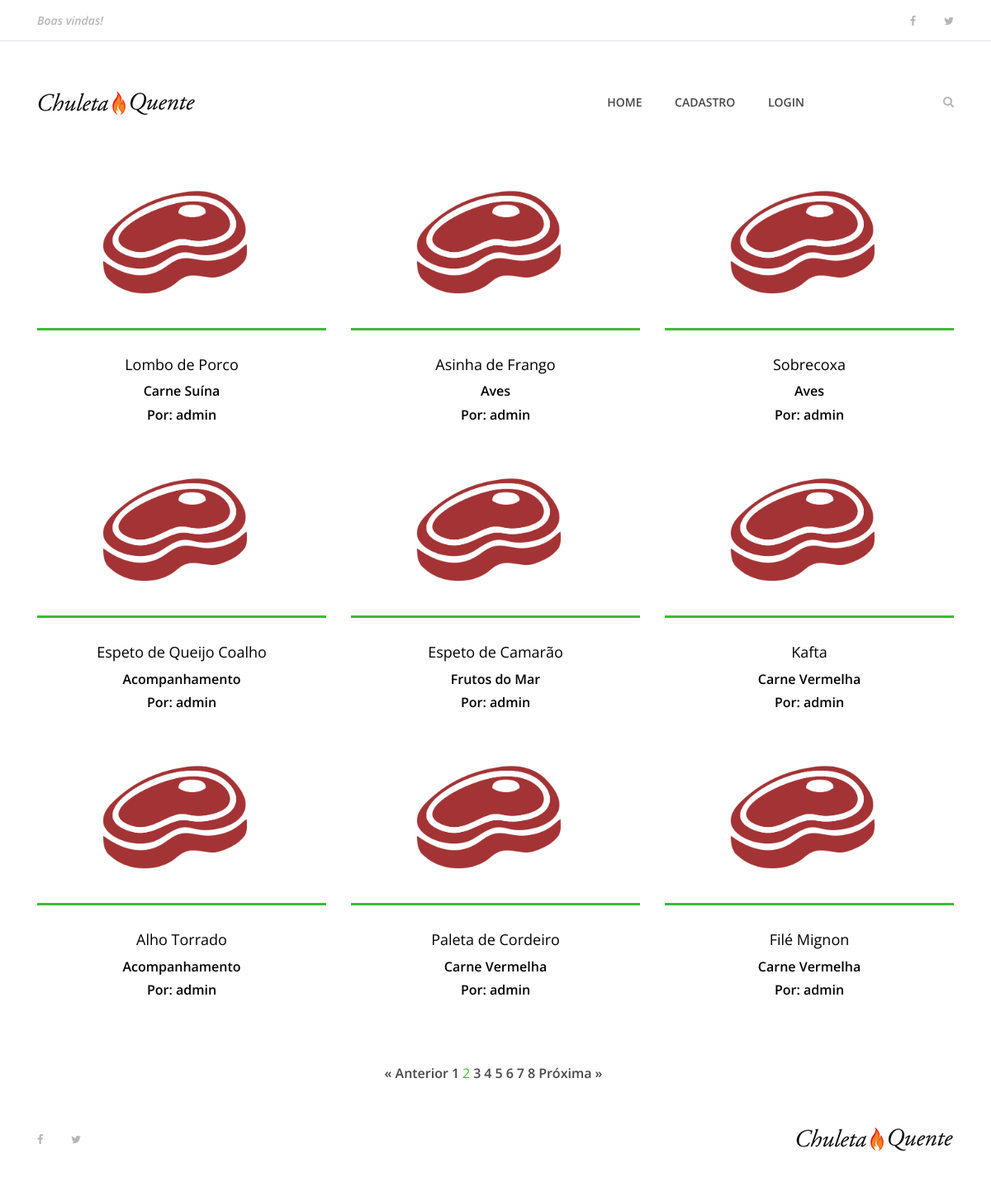
Page /?page=2 on the earlier database version.
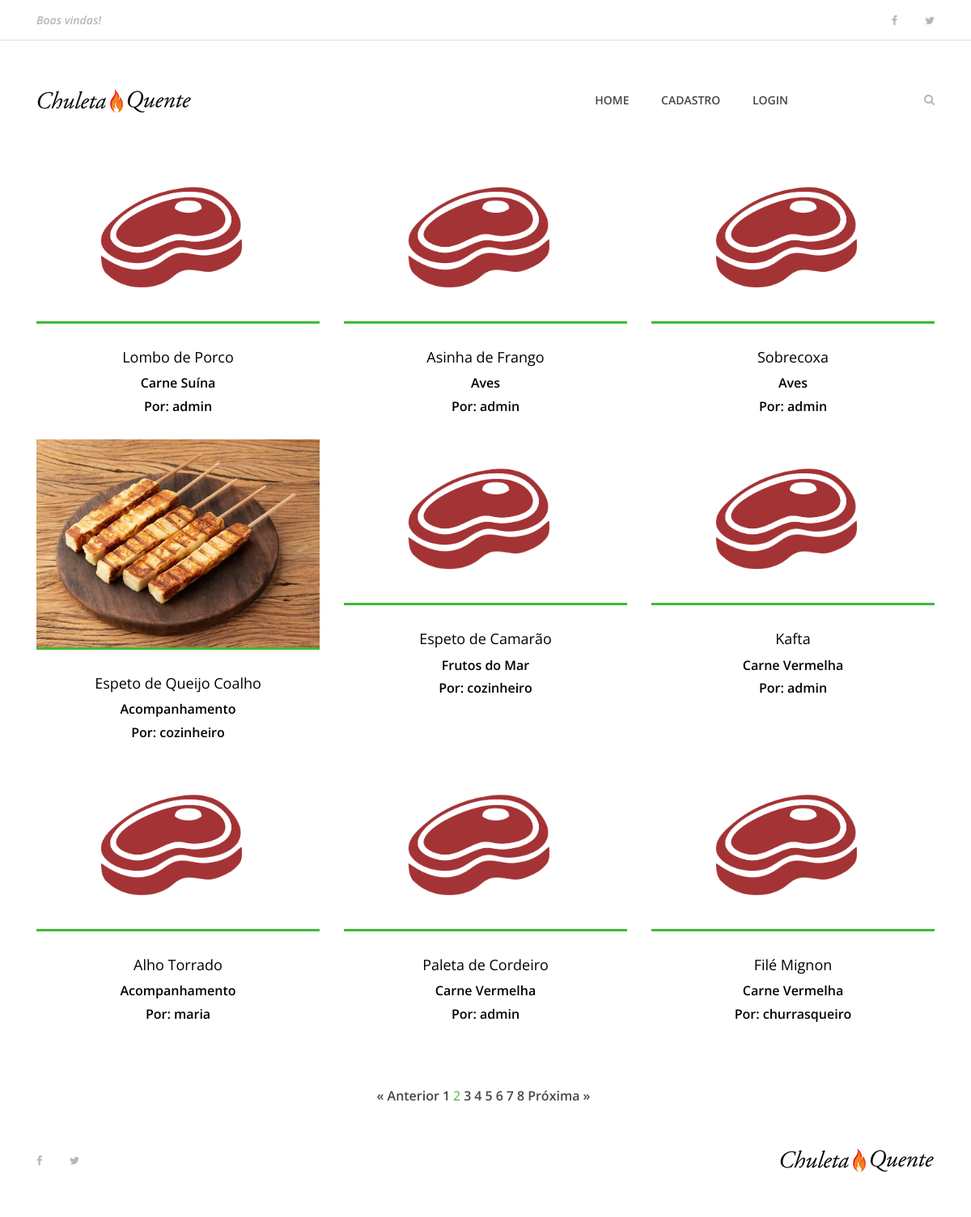
Same page on the later database version.
### churras/models.py (models this page shows, shortened)
class Prato(models.Model):
    nome_prato = models.CharField(max_length=100)
    ingredientes = models.TextField()
    modo_preparo = models.CharField()
    tempo_preparo = models.IntegerField()
    rendimento = models.CharField(max_length=10)
    categoria = models.CharField(max_length=100)
    date_prato = models.DateTimeField(default=datetime.now, blank=True)
    funcionario = models.ForeignKey(User, on_delete=models.CASCADE)
    publicado = models.BooleanField(default=False)
    foto_prato = models.ImageField(upload_to=get_file_path, blank=True)

### churras/views.py (the view)
# urls.py: path('', index, name='index'),
def index(request):
    lista_pratos = Prato.objects.order_by('date_prato').filter(publicado=True)
    paginator = Paginator(lista_pratos, 9)
    page = request.GET.get('page')
    pratos_por_pagina = paginator.get_page(page)
    return render(request, 'index.html', {'lista_pratos': pratos_por_pagina})

### templates/index.html (shortened to what this page needs)
{% extends "base.html" %}
{% load static %}
{% block content %}
</head>
<body>
    {% include "partials/menu.html" %}
     <section class="best-receipe-area">
        <div class="container">
            <div class="row">
                {% for prato in lista_pratos  %}
                    <div class="col-12 col-sm-6 col-lg-4">
                        <div class="single-best-receipe-area mb-30">
                            {% if prato.foto_prato == '' %}
                                <img src={% static "img/bg-img/foto_receita.png" %} alt="">
                            {% else %}
                                <img src="{{ prato.foto_prato.url }}" alt="">
                            {% endif %}
                            <div class="receipe-content">
                                <a href="{% url 'churrasco' prato.id %}">
                                    <h5>{{ prato.nome_prato }}</h5>
                                    <h6>{{ prato.categoria }}</h6>
                                </a>
                                <h6>Por: {{ prato.funcionario }}</h6>
                            </div>
                        </div>
                    </div>
                {% endfor %}
            </div>
        </div>
    </section>
    {% include "partials/paginator.html" %}
    {% include "partials/footer.html" %}
{% endblock %}

### templates/base.html (shortened to what this page needs)
{% load static %}
<!DOCTYPE html>
<html lang="pt-br">
<head>
    <link rel="stylesheet" href={% static "site.css" %} >
    {% block content %} {% endblock  %}
</body>
</html>

### templates/partials/menu.html (shortened to what this page needs)
{% load static %}
    <header class="header-area">
        <div class="top-header-area">
            <div class="container h-100">
                <div class="row h-100 align-items-center justify-content-between">
                    <div class="col-12 col-sm-6">
                        <div class="breaking-news">
                            <div id="breakingNewsTicker" class="ticker">
                                <ul>
                                    <li><a href="">Boas vindas!</a></li>
                                </ul>
                            </div>
                        </div>
                    </div>
                    <div class="col-12 col-sm-6">
                        <div class="top-social-info text-right">
                            <a href=""><i class="fa fa-facebook" aria-hidden="true"></i></a>
                            <a href=""><i class="fa fa-twitter" aria-hidden="true"></i></a>
                        </div>
                    </div>
                </div>
            </div>
        </div>
        <div class="delicious-main-menu">
            <div class="classy-nav-container breakpoint-off">
                <div class="container">
                    <nav class="classy-navbar justify-content-between" id="deliciousNav">
                        <a class="nav-brand" href="{% url 'index' %}"><img src="{% static 'img/core-img/logo.png' %}" alt=""></a>
                        <div class="classy-menu">
                            <div class="classynav">
                                <ul>
                                    {% if user.is_authenticated %}
                                        <li><a href="{% url 'index' %}">Página principal</a></li>
                                        <li><a href="{% url 'dashboard' %}">Meus Pratos</a></li>
                                        <li><a href="{% url 'cria_prato' %}">Criar Pratos</a></li>
                                        {% if user.is_superuser %}
                                            <li><a href="{% url 'admin:index' %}">Admin</a></li>
                                        {% endif %}
                                        <li><a href="{% url 'logout' %}">Logout</a></li>
                                    {% else %}
                                        <li><a href="{% url 'index' %}">Home</a></li>
                                        <li><a href="{% url 'cadastro' %}">Cadastro</a></li>
                                        <li><a href="{% url 'login' %}">Login</a></li>
                                    {% endif %}
                                </ul>
                                <div class="search-btn">
                                    <i class="fa fa-search" aria-hidden="true"></i>
                                </div>
                            </div>
                        </div>
                    </nav>
                </div>
            </div>
        </div>
    </header>

### templates/partials/paginator.html
<section class="pagination-area section-padding-20-0">
  <div class="container">
    {% if lista_pratos.has_other_pages %}
      {% if buscar %}
        {% with rota="?buscar="|add:buscar|add:"&" %}
          <ul class="pagination justify-content-center">
            {% if lista_pratos.has_previous %}
              <li class="page-item">
                <a class="page-link" href="{{ rota }}page={{ lista_pratos.previous_page_number }}">« Anterior</a>
              </li>
            {% else %}
              <li class="page-item disabled">
                <span class="page-link">«</span>
              </li>
            {% endif %}
            {% for pagina in lista_pratos.paginator.page_range %}
              {% if lista_pratos.number == pagina %}
                <li class="page-item active">
                  <span class="page-link">{{ pagina }}</span>
                </li>
              {% else %}
                <li class="page-item">
                  <a class="page-link" href="{{ rota }}page={{ pagina }}">{{ pagina }}</a>
                </li>
              {% endif %}
            {% endfor %}
            {% if lista_pratos.has_next %}
              <li class="page-item">
                <a class="page-link" href="{{ rota }}page={{ lista_pratos.next_page_number }}">Próxima »</a>
              </li>
            {% else %}
              <li class="page-item disabled">
                <span class="page-link">»</span>
              </li>
            {% endif %}
          </ul>
        {% endwith %}
      {% else %}
        <ul class="pagination justify-content-center">
          {% if lista_pratos.has_previous %}
            <li class="page-item">
              <a class="page-link" href="?page={{ lista_pratos.previous_page_number }}">« Anterior</a>
            </li>
          {% else %}
            <li class="page-item disabled">
              <span class="page-link">«</span>
            </li>
          {% endif %}
          {% for pagina in lista_pratos.paginator.page_range %}
            {% if lista_pratos.number == pagina %}
              <li class="page-item active">
                <span class="page-link">{{ pagina }}</span>
              </li>
            {% else %}
              <li class="page-item">
                <a class="page-link" href="?page={{ pagina }}">{{ pagina }}</a>
              </li>
            {% endif %}
          {% endfor %}
          {% if lista_pratos.has_next %}
            <li class="page-item">
              <a class="page-link" href="?page={{ lista_pratos.next_page_number }}">Próxima »</a>
            </li>
          {% else %}
            <li class="page-item disabled">
              <span class="page-link">»</span>
            </li>
          {% endif %}
        </ul>
      {% endif %}
    {% endif %}
  </div>
</section>

### templates/partials/footer.html
{% load static %}
  <footer class="footer-area">
    <div class="container h-100">
        <div class="row h-100">
            <div class="col-12 h-100 d-flex flex-wrap align-items-center justify-content-between">
                <div class="footer-social-info text-right">
                    <a href="#"><i class="fa fa-facebook" aria-hidden="true"></i></a>
                    <a href="#"><i class="fa fa-twitter" aria-hidden="true"></i></a>
                </div>
                <div class="footer-logo">
                    <a href="#"><img src={% static "img/core-img/logo.png" %} alt=""></a>
                </div>
            </div>
        </div>
    </div>
</footer>

### static/site.css (style rules this page uses)
* { margin: 0; padding: 0; }
body { font-family: "Open Sans", sans-serif; font-size: 14px; }
h1, h2, h3, h4, h5, h6 { color: #000000; line-height: 1.3; font-weight: 600; }
a, a:hover, a:focus { -webkit-transition-duration: 500ms; transition-duration: 500ms; text-decoration: none; outline: 0 solid transparent; color: #000000; font-weight: 600; font-size: 14px; color: #474747; }
ul, ol { margin: 0; }
ul li, ol li { list-style: none; }
img { height: auto; max-width: 100%; }
.mb-30 { margin-bottom: 30px !important; }
.header-area { position: relative; z-index: 100; width: 100%; }
.header-area .top-header-area { width: 100%; height: 50px; background-color: #ffffff; border-bottom: 1px solid #dddee9; }
.header-area .top-header-area .breaking-news { position: relative; z-index: 1; }
.header-area .top-header-area .breaking-news .ticker { width: 100%; text-align: left; position: relative; overflow: hidden; }
.header-area .top-header-area .breaking-news .ticker ul { width: 100%; position: relative; z-index: 1; }
.header-area .top-header-area .breaking-news .ticker ul li { display: none; width: 100%; }
.header-area .top-header-area .breaking-news .ticker ul li a { font-size: 14px; color: #b6b6b6; font-style: italic; }
.header-area .top-header-area .top-social-info a { display: inline-block; color: #b6b6b6; font-size: 13px; margin-right: 30px; }
.header-area .top-header-area .top-social-info a:last-child { margin-right: 0; }
.header-area .delicious-main-menu { position: relative; width: 100%; z-index: 100; height: 145px; }
.header-area .delicious-main-menu .classy-nav-container { background-color: transparent; }
.header-area .delicious-main-menu .classy-navbar { height: 145px; padding: 0; }
.header-area .delicious-main-menu .classy-navbar .classynav ul li a { font-weight: 600; }
.header-area .delicious-main-menu .classy-navbar .classynav > ul > li > a { text-transform: uppercase; padding: 12px 18px 11px; background-color: transparent; border-bottom: 3px solid transparent; line-height: 1; color: #474747; font-weight: 600; }
.header-area .delicious-main-menu .classynav .search-btn { color: #b6b6b6; margin-left: 150px; cursor: pointer; -webkit-transition-duration: 500ms; transition-duration: 500ms; }
.header-area .delicious-main-menu .classynav .search-btn i { -webkit-transition-duration: 500ms; transition-duration: 500ms; }
.best-receipe-area { position: relative; z-index: 1; padding-bottom: 50px; }
.single-best-receipe-area { position: relative; z-index: 1; }
.single-best-receipe-area img { border-bottom: 3px solid #40ba37; }
.single-best-receipe-area .receipe-content { padding-top: 30px; text-align: center; }
.single-best-receipe-area .receipe-content h5 { font-size: 18px; margin-bottom: 10px; font-weight: 400; -webkit-transition-duration: 500ms; transition-duration: 500ms; }
.pagination { position: relative; z-index: 1; }
.pagination .page-link { padding: 0; font-size: 16px; margin-right: 5px; border: none; color: #474747; }
.pagination .page-item.active .page-link { background-color: transparent; color: #40ba37; }
.footer-area { position: relative; z-index: 1; width: 100%; height: 140px; background-color: #ffffff; }
.footer-area .footer-social-info { padding-right: 15px; }
.footer-area .footer-social-info a { display: inline-block; color: #b6b6b6; font-size: 13px; margin-right: 30px; }
.footer-area .footer-social-info a:last-child { margin-right: 0; }

Differences in the rows shown:
changed Prato "Espeto de Queijo Coalho": foto_prato: picture added; funcionario "admin" → "cozinheiro"
changed Prato "Espeto de Camarão": funcionario "admin" → "cozinheiro"
changed Prato "Alho Torrado": funcionario "admin" → "maria"
changed Prato "Filé Mignon": funcionario "admin" → "churrasqueiro"
